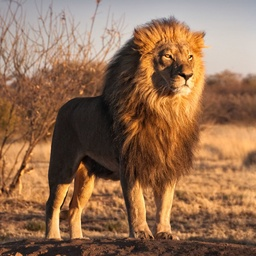
#> input picture Paulychrome_Gauguin/lion.jpg, 256 x 256 px, shrunk from 800 x 800 before the run
$ python img_drawer.py
#> lines starting #> are read from the running program, lines starting #| are printed output that depends on the picture
# Author: Cyr Mathieu GUEYE, Maïssane QASMI, Dona DOSSA, Hacene SADOUDI
# Licenceless
# Permission is hereby granted, free of charge, to any person obtaining a copy of this software
import numpy as np
import cv2
from sklearn.neighbors import KNeighborsClassifier

def colorize_classification(sketch_path, palette):
    """
    Colorizes a sketch using K-Nearest Neighbors classification.

    Args:
        sketch_path: Path to the sketch image.
        palette: List of colors (BGR tuples) to use for classification.
    """
#> called with sketch_path = 'lion.jpg'
    # Load sketch and convert to LAB color space
    sketch = cv2.imread(sketch_path, cv2.IMREAD_COLOR)  # Charger l'image avec cv2.IMREAD_COLOR
#> sketch is the input picture: shape (256, 256, 3); mean B, G, R 82.4, 110.2, 147.3
    sketch_lab = cv2.cvtColor(sketch, cv2.COLOR_BGR2LAB)
#> sketch_lab: shape (256, 256, 3); mean of channels 0, 1, 2 124.5, 139.9, 149.2

    # Reshape sketch for KNN
    sketch_data = sketch_lab.reshape((-1, 3))

    # Create KNN model with chosen palette colors as training data
    knn = KNeighborsClassifier(n_neighbors=1)
    knn.fit(np.array(palette), np.arange(len(palette)))  # Utilisation de np.arange ici

    # Predict color labels (indices in the palette) for each pixel
    labels = knn.predict(sketch_data)

    # Convert labels to integers
    labels = labels.astype(int)

    # Reshape labels to image format and convert color space back to BGR
    colored_img = np.array([palette[label] for label in labels]).reshape(sketch.shape)
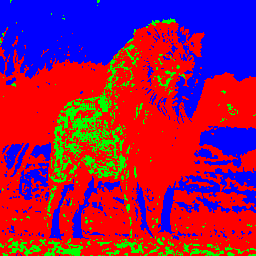
#> colored_img: shape (256, 256, 3) int64; mean B, G, R 87.7, 20.6, 146.7
#> (the run stopped early here; a loop or call above may not have finished)
